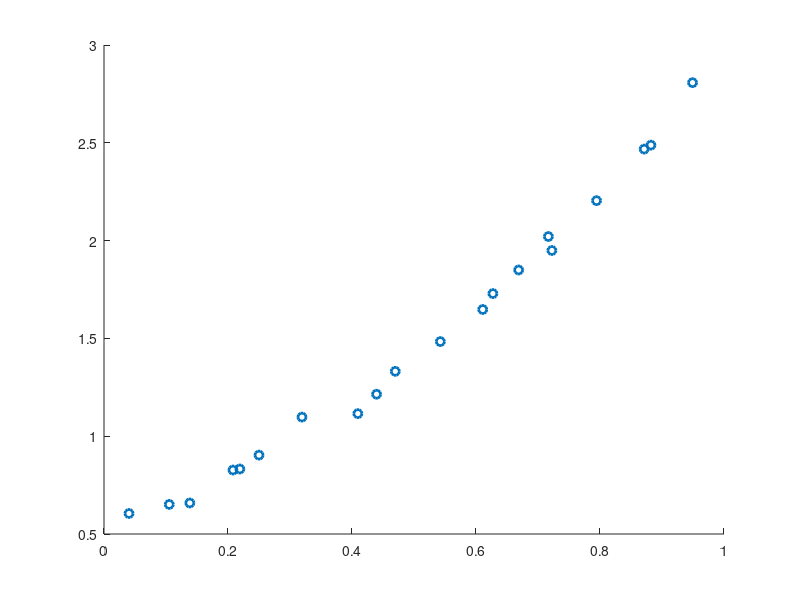

Write the MATLAB code that produced this figure. (Note: this script raises an error after producing the figure.)
data = csvread('data.csv'); % read data from data.csv
% now data is a 20-by-2 matrix, where
% the 1st column is x_i
% the 2nd column is y_i

hold on
scatter(data(:,1), data(:,2), 'LineWidth', 2); % visualize the data points

% next, we fit the data using the curve 
% f(x_i, theta) = exp(theta(1) * x_i) + theta(2);
% by minimizing the nonlinear least squares E w.r.t. theta:
theta = [0; 0]; % initial guess
theta_seq = theta; % the array to store the estimates of theta
for i=1:1000 % run at most 1000 iterations
    g = grad_E(theta, data); % calculate the gradient of E w.r.t. theta
    if norm(g) < 1e-4 % stopping criteria
        break
    end
    h = hess_E(theta, data) % calculate the hessian of E w.r.t. theta
    p = h \ -g; % calculate search direction p by solving h p = -g
    alpha =1; % step size
    theta = theta + alpha * p; % update theta using step size alpha
    theta_seq = [theta_seq, theta]; % record the current estimate
end
sprintf('%d iterations, gradient norm = %f', size(theta_seq, 2), norm(grad_E(theta, data)))

% visualize our fitted curve:
f = @(x) exp(theta(1) * x) + theta(2); % the function we fitted
x = linspace(0, 1, 100);
plot(x, f(x), 'LineWidth', 2);
lgd = legend('data points', 'fitted curve', 'location', 'northwest');
lgd.FontSize = 20;
hold off